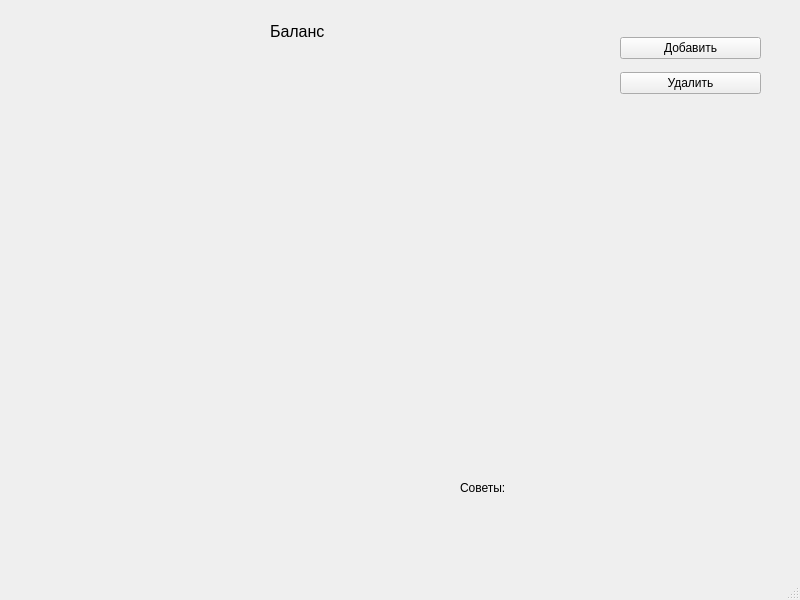
<?xml version="1.0" encoding="UTF-8"?>
<ui version="4.0">
 <class>MainWindow</class>
 <widget class="QMainWindow" name="MainWindow">
  <property name="geometry">
   <rect>
    <x>0</x>
    <y>0</y>
    <width>800</width>
    <height>600</height>
   </rect>
  </property>
  <property name="windowTitle">
   <string>MainWindow</string>
  </property>
  <widget class="QWidget" name="centralwidget">
   <widget class="QStackedWidget" name="stackedWidget">
    <property name="geometry">
     <rect>
      <x>0</x>
      <y>0</y>
      <width>800</width>
      <height>600</height>
     </rect>
    </property>
    <property name="currentIndex">
     <number>1</number>
    </property>
    <widget class="QWidget" name="page">
     <widget class="QPushButton" name="pushButton_3">
      <property name="geometry">
       <rect>
        <x>340</x>
        <y>250</y>
        <width>113</width>
        <height>28</height>
       </rect>
      </property>
      <property name="text">
       <string>Анализ финансов</string>
      </property>
     </widget>
    </widget>
    <widget class="QWidget" name="page_expenses_income">
     <widget class="QLabel" name="label">
      <property name="geometry">
       <rect>
        <x>40</x>
        <y>450</y>
        <width>561</width>
        <height>51</height>
       </rect>
      </property>
      <property name="text">
       <string/>
      </property>
     </widget>
     <widget class="QCustomPlot" name="Chart" native="true">
      <property name="geometry">
       <rect>
        <x>30</x>
        <y>50</y>
        <width>561</width>
        <height>391</height>
       </rect>
      </property>
     </widget>
     <widget class="QWidget" name="layoutWidget">
      <property name="geometry">
       <rect>
        <x>620</x>
        <y>30</y>
        <width>141</width>
        <height>71</height>
       </rect>
      </property>
      <layout class="QVBoxLayout" name="verticalLayout">
       <item>
        <widget class="QPushButton" name="pushButton_add">
         <property name="text">
          <string>Добавить</string>
         </property>
        </widget>
       </item>
       <item>
        <widget class="QPushButton" name="pushButton_del">
         <property name="text">
          <string>Удалить</string>
         </property>
        </widget>
       </item>
      </layout>
     </widget>
     <widget class="QLabel" name="label_2">
      <property name="geometry">
       <rect>
        <x>270</x>
        <y>20</y>
        <width>65</width>
        <height>24</height>
       </rect>
      </property>
      <property name="text">
       <string>&lt;html&gt;&lt;head/&gt;&lt;body&gt;&lt;p&gt;&lt;span style=&quot; font-size:12pt;&quot;&gt;Баланс&lt;/span&gt;&lt;/p&gt;&lt;/body&gt;&lt;/html&gt;</string>
      </property>
     </widget>
     <widget class="QLabel" name="label_3">
      <property name="geometry">
       <rect>
        <x>460</x>
        <y>480</y>
        <width>55</width>
        <height>16</height>
       </rect>
      </property>
      <property name="text">
       <string>Советы:</string>
      </property>
     </widget>
    </widget>
   </widget>
  </widget>
  <widget class="QMenuBar" name="menubar">
   <property name="geometry">
    <rect>
     <x>0</x>
     <y>0</y>
     <width>800</width>
     <height>26</height>
    </rect>
   </property>
  </widget>
  <widget class="QStatusBar" name="statusbar"/>
 </widget>
 <customwidgets>
  <customwidget>
   <class>QCustomPlot</class>
   <extends>QWidget</extends>
   <header>qcustomplot.h</header>
   <container>1</container>
  </customwidget>
 </customwidgets>
 <resources/>
 <connections/>
</ui>
